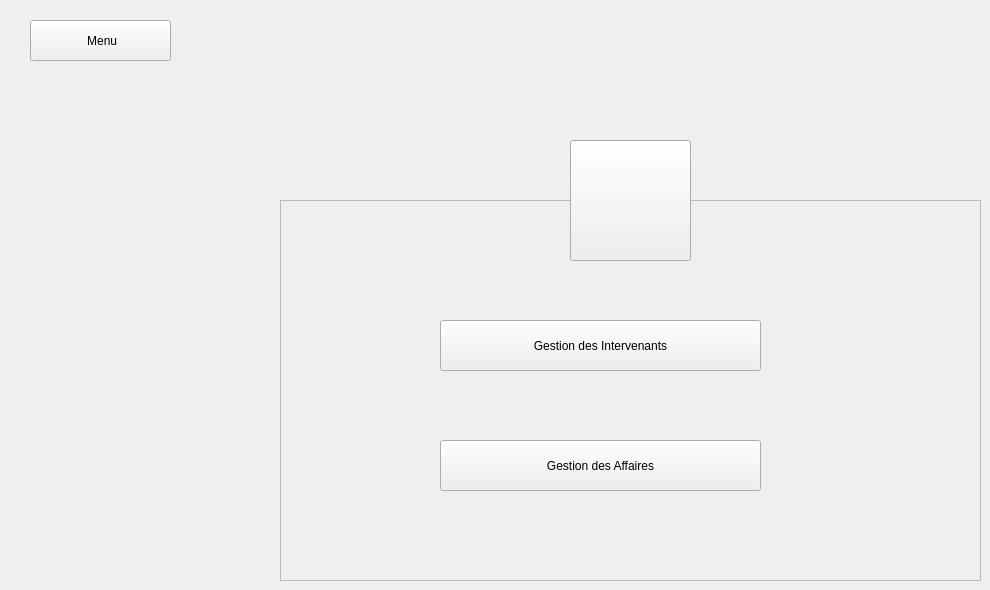
    <widget class="QWidget" name="Gestions">
     <widget class="QPushButton" name="B_BackToMenu">
      <property name="geometry">
       <rect>
        <x>30</x>
        <y>20</y>
        <width>141</width>
        <height>41</height>
       </rect>
      </property>
      <property name="cursor">
       <cursorShape>PointingHandCursor</cursorShape>
      </property>
      <property name="text">
       <string> Menu</string>
      </property>
      <property name="icon">
       <iconset resource="Recources.qrc">
        <normaloff>:/Recources/Images/back-arrow.png</normaloff>:/Recources/Images/back-arrow.png</iconset>
      </property>
     </widget>
     <widget class="QFrame" name="frame_3">
      <property name="geometry">
       <rect>
        <x>280</x>
        <y>200</y>
        <width>701</width>
        <height>381</height>
       </rect>
      </property>
      <property name="styleSheet">
       <string notr="true"/>
      </property>
      <property name="frameShape">
       <enum>QFrame::StyledPanel</enum>
      </property>
      <property name="frameShadow">
       <enum>QFrame::Raised</enum>
      </property>
      <widget class="QPushButton" name="B_GestionIntervenant">
       <property name="geometry">
        <rect>
         <x>160</x>
         <y>120</y>
         <width>321</width>
         <height>51</height>
        </rect>
       </property>
       <property name="cursor">
        <cursorShape>PointingHandCursor</cursorShape>
       </property>
       <property name="text">
        <string>Gestion des Intervenants</string>
       </property>
      </widget>
      <widget class="QPushButton" name="B_GestioAffaire">
       <property name="geometry">
        <rect>
         <x>160</x>
         <y>240</y>
         <width>321</width>
         <height>51</height>
        </rect>
       </property>
       <property name="cursor">
        <cursorShape>PointingHandCursor</cursorShape>
       </property>
       <property name="styleSheet">
        <string notr="true"/>
       </property>
       <property name="text">
        <string>Gestion des Affaires</string>
       </property>
      </widget>
      <widget class="QToolButton" name="toolButton_12">
       <property name="geometry">
        <rect>
         <x>490</x>
         <y>112</y>
         <width>61</width>
         <height>61</height>
        </rect>
       </property>
       <property name="styleSheet">
        <string notr="true">border-radius:30px;</string>
       </property>
       <property name="text">
        <string/>
       </property>
       <property name="icon">
        <iconset resource="Recources.qrc">
         <normaloff>:/Recources/Images/judge.png</normaloff>:/Recources/Images/judge.png</iconset>
       </property>
       <property name="iconSize">
        <size>
         <width>30</width>
         <height>30</height>
        </size>
       </property>
      </widget>
      <widget class="QToolButton" name="toolButton_13">
       <property name="geometry">
        <rect>
         <x>490</x>
         <y>235</y>
         <width>61</width>
         <height>61</height>
        </rect>
       </property>
       <property name="styleSheet">
        <string notr="true">border-radius:30px;</string>
       </property>
       <property name="text">
        <string/>
       </property>
       <property name="icon">
        <iconset resource="Recources.qrc">
         <normaloff>:/Recources/Images/gavel.png</normaloff>:/Recources/Images/gavel.png</iconset>
       </property>
       <property name="iconSize">
        <size>
         <width>30</width>
         <height>30</height>
        </size>
       </property>
      </widget>
     </widget>
     <widget class="QToolButton" name="toolButton_2">
      <property name="geometry">
       <rect>
        <x>570</x>
        <y>140</y>
        <width>121</width>
        <height>121</height>
       </rect>
      </property>
      <property name="focusPolicy">
       <enum>Qt::TabFocus</enum>
      </property>
      <property name="text">
       <string/>
      </property>
      <property name="icon">
       <iconset resource="Recources.qrc">
        <normaloff>:/Recources/Images/icon.png</normaloff>:/Recources/Images/icon.png</iconset>
      </property>
      <property name="iconSize">
       <size>
        <width>62</width>
        <height>62</height>
       </size>
      </property>
     </widget>
    </widget>
